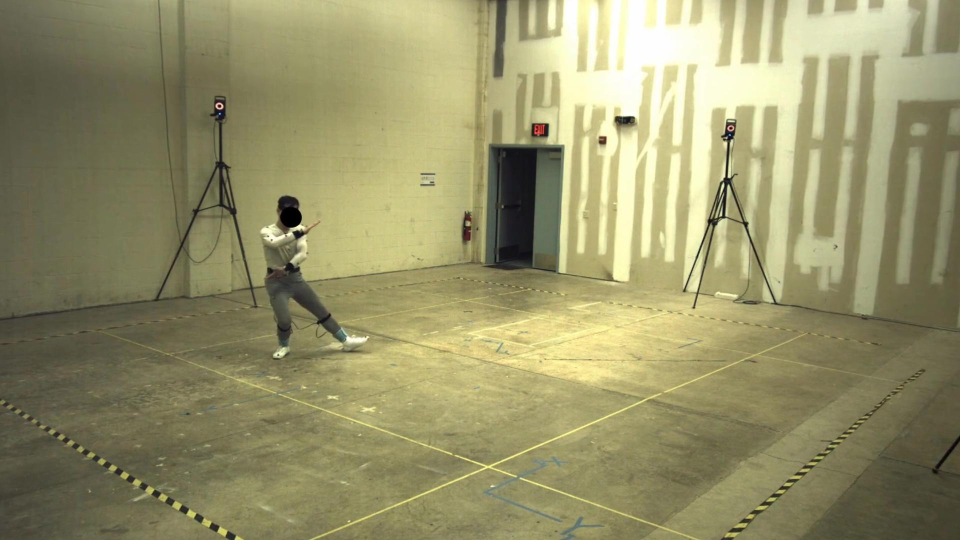
%> input picture data/im1corrected.jpg, 1920 x 1080 px (shown at 1/2 size)
$ octave extra_credit1.m   (GNU Octave 9; MATLAB toolbox functions it lacks are replaced by stand-ins)
%> lines starting %> are read from the running program, lines starting %| are printed output that depends on the picture
### helpers/eightpoint.m

%eight point algorithm
%input:
%  im1 and im2
%  optional: pts1, pts2 - matching points previously selected in both images
%returns estimated F matrix
%also returns points clicked in both images


function [F, pts1, pts2] = eightpoint(im, im2, pts1, pts2)


figure(1); imagesc(im); axis image; drawnow;
figure(2); imagesc(im2); axis image; drawnow;


if nargin > 2
    x1 = pts1(:,1);
    y1 = pts1(:,2);
else
    figure(1); imagesc(im); axis image; drawnow;
    [x1,y1] = getpts;
end
figure(1); imagesc(im); axis image; hold on
for i=1:length(x1)
   h=plot(x1(i),y1(i),'*'); set(h,'Color','g','LineWidth',2);
   text(x1(i),y1(i),sprintf('%d',i));
end
hold off
drawnow;

if nargin > 3
    x2 = pts2(:,1);
    y2 = pts2(:,2);
else
    figure(2); imagesc(im2); axis image; drawnow;
    [x2,y2] = getpts;
end
figure(2); imagesc(im2); axis image; hold on
for i=1:length(x2)
   h=plot(x2(i),y2(i),'*'); set(h,'Color','g','LineWidth',2);
   text(x2(i),y2(i),sprintf('%d',i));
end
hold off
drawnow;

%do Hartley preconditioning
savx1 = x1; savy1 = y1; savx2 = x2; savy2 = y2;
mux = mean(x1);
muy = mean(y1);
stdxy = (std(x1)+std(y1))/2;
T1 = [1 0 -mux; 0 1 -muy; 0 0 stdxy]/stdxy;
nx1 = (x1-mux)/stdxy;
ny1 = (y1-muy)/stdxy;
mux = mean(x2);
muy = mean(y2);
stdxy = (std(x2)+std(y2))/2;
T2 = [1 0 -mux; 0 1 -muy; 0 0 stdxy]/stdxy;
nx2 = (x2-mux)/stdxy;
ny2 = (y2-muy)/stdxy;

A = [];
for i=1:length(nx1);
    A(i,:) = [nx1(i)*nx2(i) nx1(i)*ny2(i) nx1(i) ny1(i)*nx2(i) ny1(i)*ny2(i) ny1(i) nx2(i) ny2(i) 1];
end
%get eigenvector associated with smallest eigenvalue of A' * A
[u,d] = eigs(A' * A,1,'SM');
F = reshape(u,3,3);

%make F rank 2
oldF = F;
[U,D,V] = svd(F);
D(3,3) = 0;
F = U * D * V';

%unnormalize F to undo the effects of Hartley preconditioning
F = T2' * F * T1;

colors =  'bgrcmykbgrcmykbgrcmykbgrcmykbgrcmykbgrcmykbgrcmyk';
%overlay epipolar lines on im2
L = F * [x1' ; y1'; ones(size(x1'))];
[nr,nc,nb] = size(im2);
figure(2); clf; imagesc(im2); axis image;
hold on; plot(x2,y2,'*'); hold off
for i=1:length(L)
    a = L(1,i); b = L(2,i); c=L(3,i);
    if (abs(a) > (abs(b)))
       ylo=0; yhi=nr;
       xlo = (-b * ylo - c) / a;
       xhi = (-b * yhi - c) / a;
       hold on
       h=plot([xlo; xhi],[ylo; yhi]);
       set(h,'Color',colors(i),'LineWidth',2);
       hold off
       drawnow;
    else
       xlo=0; xhi=nc;
       ylo = (-a * xlo - c) / b;
       yhi = (-a * xhi - c) / b;
       hold on
       h=plot([xlo; xhi],[ylo; yhi],'b');
       set(h,'Color',colors(i),'LineWidth',2);
       hold off
       drawnow;
    end
end


%overlay epipolar lines on im1
L = ([x2' ; y2'; ones(size(x2'))]' * F)' ;
[nr,nc,nb] = size(im);
figure(1); clf; imagesc(im); axis image;
hold on; plot(x1,y1,'*'); hold off
for i=1:length(L)
    a = L(1,i); b = L(2,i); c=L(3,i);
    if (abs(a) > (abs(b)))
       ylo=0; yhi=nr;
       xlo = (-b * ylo - c) / a;
       xhi = (-b * yhi - c) / a;
       hold on
       h=plot([xlo; xhi],[ylo; yhi],'b');
       set(h,'Color',colors(i),'LineWidth',2);
       hold off
       drawnow;
    else
       xlo=0; xhi=nc;
       ylo = (-a * xlo - c) / b;
       yhi = (-a * xhi - c) / b;
       hold on
       h=plot([xlo; xhi],[ylo; yhi],'b');
       set(h,'Color',colors(i),'LineWidth',2);
       hold off
       drawnow;
    end
end


for j=1:3
    for i=1:3
        fprintf('%10g ',10000*F(j,i));
    end
    fprintf('\n');
end

pts1 = [x1 y1];
pts2 = [x2 y2];

return

### helpers/adjust_K_for_crop.m
function Kc=adjust_K_for_crop(K,rect)
    dx = rect(1) - 1;
    dy = rect(2) - 1;
    Kc = K;
    Kc(1,3) = K(1,3) - dx;   % shift principal point x
    Kc(2,3) = K(2,3) - dy;   % shift principal point y
end

### extra_credit1.m
fprintf('--- Extra Credit 1: Cropped views ---\n');
addpath('helpers');
cam_params = load('data/camera_params.mat');
cam1= struct('K',cam_params.K1,'R',cam_params.R1,'C',cam_params.C1','P',cam_params.P1);
cam2= struct('K',cam_params.K2,'R',cam_params.R2,'C',cam_params.C2','P',cam_params.P2);
Image1 = imread('data/im1corrected.jpg');
%> Image1 is the input picture: size 1080x1920x3 uint8; mean R, G, B 149.6, 145.9, 105.2
Image2 = imread('data/im2corrected.jpg');
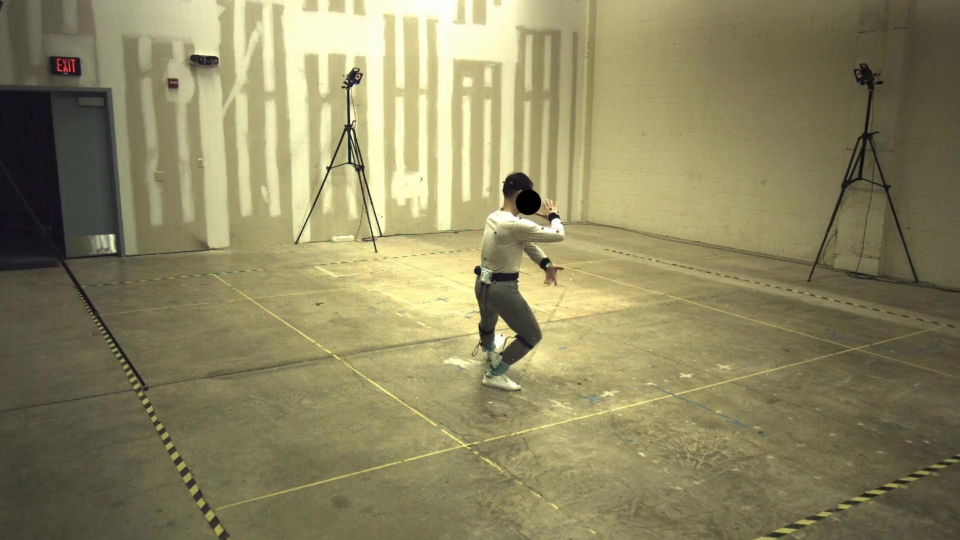
%> input picture data/im2corrected.jpg, 1920 x 1080 px (shown at 1/2 size)
%> Image2 is the input picture: size 1080x1920x3 uint8; mean R, G, B 140.5, 134.6, 97.4

rect1=[450 300 300 500];
rect2=[850 300 400 500];
Image1c=imcrop(Image1,rect1);
Image2c=imcrop(Image2,rect2);
K1c=adjust_K_for_crop(cam_params.K1,rect1);
K2c=adjust_K_for_crop(cam_params.K2,rect2);

mocap = load('data/mocapPoints3D.mat');
X = mocap.pts3D;

cam1c=cam1;
cam1c.K=K1c;
cam2c=cam2;
cam2c.K=K2c;

% Project
XC = (cam1c.R * (X' - cam1c.C')'); % 3xN
XP = cam1c.K * XC;              % 3xN
xy = (XP(1:2,:) ./ XP(3,:))'; % Nx2
mask = XP(3,:)>0; % in front of camera
xy1 = xy(mask',:);

XC = (cam2c.R * (X' - cam2c.C')'); % 3xN
XP = cam2c.K * XC;              % 3xN
xy = (XP(1:2,:) ./ XP(3,:))'; % Nx2
mask = XP(3,:)>0; % in front of camera
xy2 = xy(mask',:);

figure; imshow(Image1c); hold on;
plot(xy1(:,1),xy1(:,2),'r.');
title('Projection on cropped Image 1');
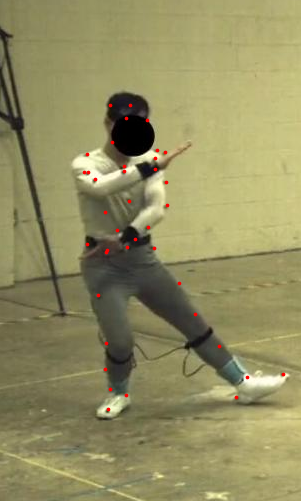
%> figure redrawn from the program's plot data; its title reads 'Projection on cropped Image 1'
saveas(gcf, 'Results for Extra Credit 1/ec1_proj_cropped_1.png');

figure; imshow(Image2c); hold on;
plot(xy2(:,1),xy2(:,2),'r.');
title('Projection on cropped Image 2');
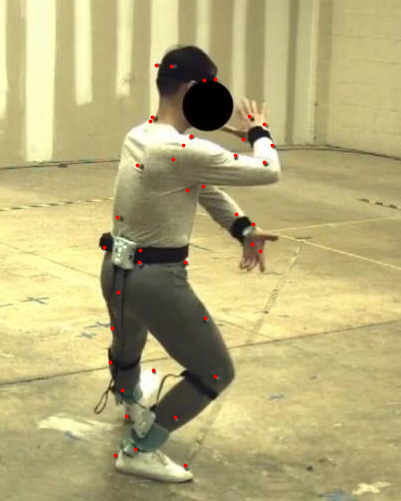
%> figure redrawn from the program's plot data; its title reads 'Projection on cropped Image 2'
saveas(gcf, 'Results for Extra Credit 1/ec1_proj_cropped_2.png');

F = eightpoint(Image1c,Image2c,xy1,xy2);
%> after the loop in eightpoint, `for i=1:length(x1)`:
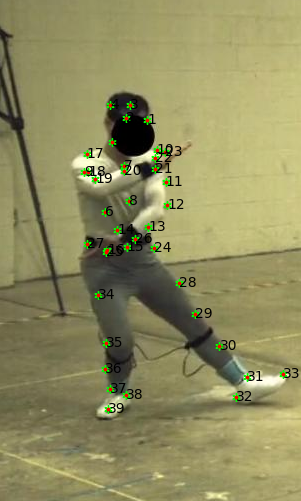
%> figure redrawn from the program's plot data; its title reads 'Projection on cropped Image 1'
%> after the loop in eightpoint, `for i=1:length(x2)`:
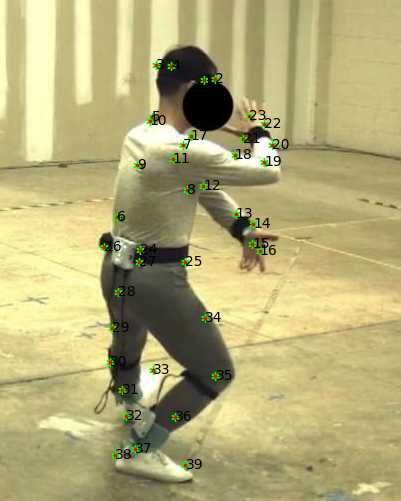
%> figure redrawn from the program's plot data; its title reads 'Projection on cropped Image 2'
%> after the loop in eightpoint, `for i=1:length(L)`:
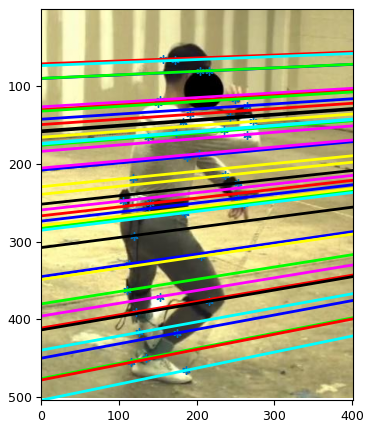
%> figure redrawn from the program's plot data
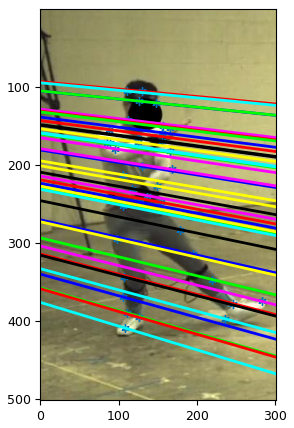
%> figure redrawn from the program's plot data
%> F = [-2.16e-07 4.4e-06 -0.00014; 5.2e-06 7.34e-07 0.00707; 0.000696 -0.0113 0.55]
%save(fullfile(outDir,'extra_credit1_results.mat'),'rect1','rect2','K1c','K2c','Fc','Ec','Rrel','trel');
